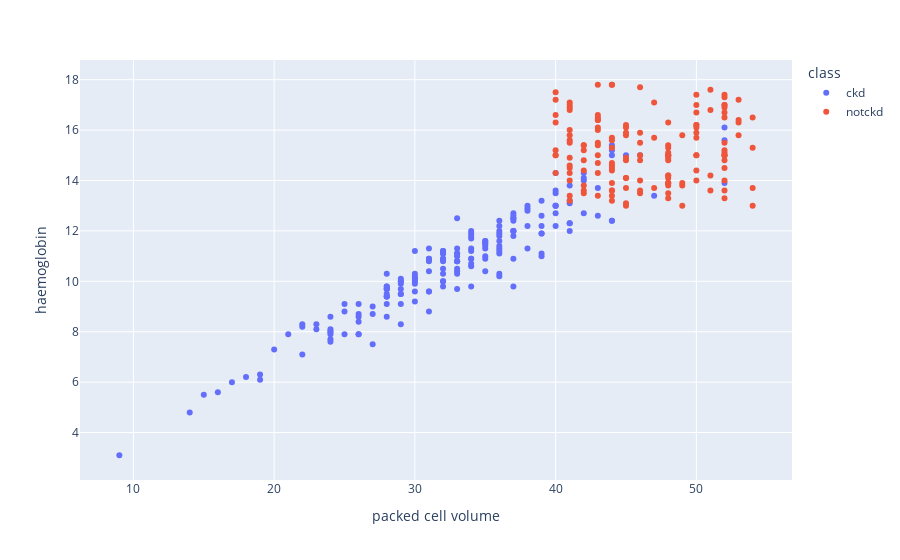

Source (notebook cell):
### Code cell
scatters( 'packed cell volume','haemoglobin')

### Figure 1 — Plotly figure (JSON) as saved in the notebook; plotly's stock layout.template omitted (floating-point values rounded to 4 significant figures; data arrays with more than 128 entries replaced by an {"elided": "..."} marker saying what was removed)
{"data": [{"hovertemplate": "class=ckd<br>packed cell volume=%{x}<br>haemoglobin=%{y}<extra></extra>", "legendgroup": "ckd", "marker": {"color": "#636efa", "symbol": "circle"}, "mode": "markers", "name": "ckd", "orientation": "v", "showlegend": true, "type": "scatter", "x": {"elided": "250 int values"}, "xaxis": "x", "y": {"elided": "250 float values"}, "yaxis": "y"}, {"hovertemplate": "class=notckd<br>packed cell volume=%{x}<br>haemoglobin=%{y}<extra></extra>", "legendgroup": "notckd", "marker": {"color": "#EF553B", "symbol": "circle"}, "mode": "markers", "name": "notckd", "orientation": "v", "showlegend": true, "type": "scatter", "x": {"elided": "150 int values"}, "xaxis": "x", "y": {"elided": "150 float values"}, "yaxis": "y"}], "layout": {"legend": {"title": {"text": "class"}, "tracegroupgap": 0}, "margin": {"t": 60}, "xaxis": {"anchor": "y", "domain": [0, 1], "title": {"text": "packed cell volume"}}, "yaxis": {"anchor": "x", "domain": [0, 1], "title": {"text": "haemoglobin"}}}}
